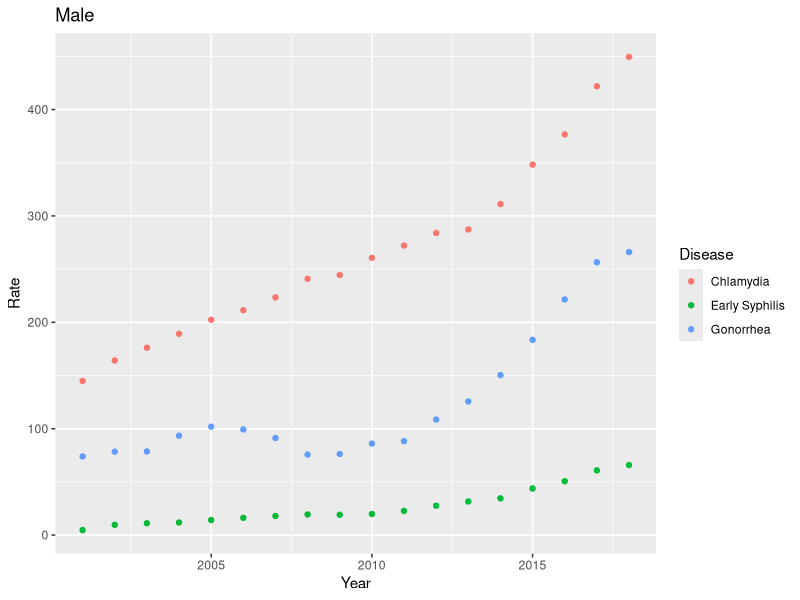
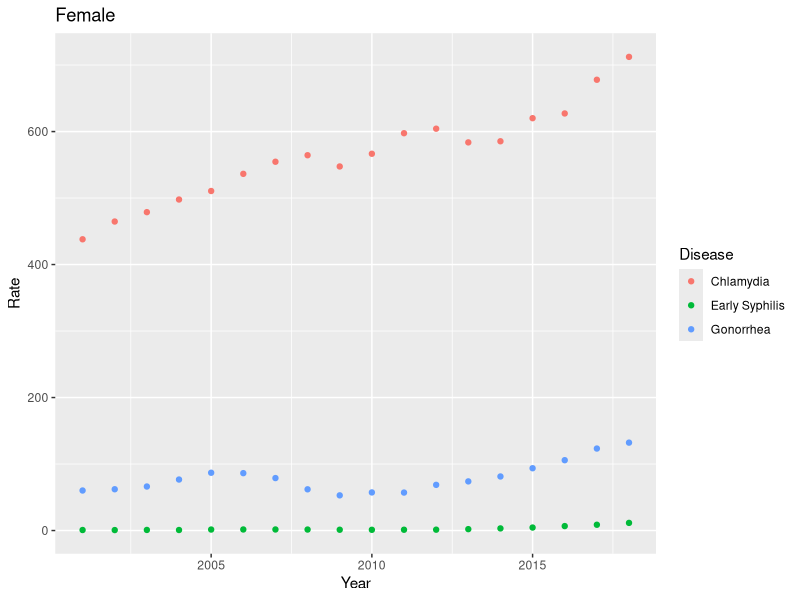
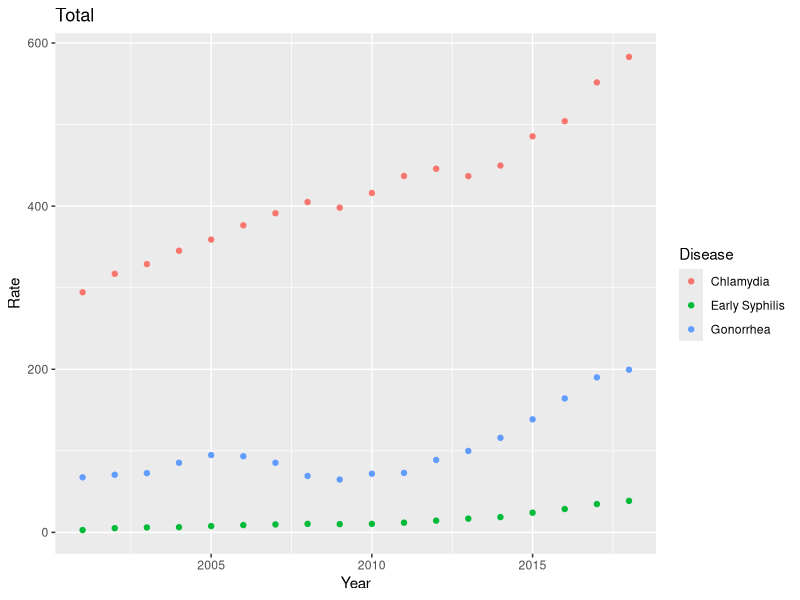

Generate these figures, in order, with R:
## ---- chunk 1

library(dplyr)
library(tidyverse)
std_data0 <- read.csv("std_data.csv", header = TRUE)

std_data <- as.data.frame(std_data0[,-8:-10]);

std_count <- as.data.frame(unique(std_data$Disease))
county_count <- as.data.frame(unique(std_data$County))
year_count <- as.data.frame(unique(std_data$Year))
sex_count <- as.data.frame(unique(std_data$Sex))




percountylist <- list()

for(county in county_count[,1]){
  sorted <- std_data %>% filter(County == county)
  percountylist[[county]] <- sorted
  
}


ggplot_male <- ggplot( percountylist$California[percountylist$California$Sex == "Male",], aes( x=Year, y=Rate, group = Disease, colour = Disease)) + geom_point();

ggplot_male + ggtitle("Male");

ggplot_female <- ggplot(percountylist$California[percountylist$California$Sex == "Female",], aes( x=Year, y=Rate, group = Disease, colour = Disease)) + geom_point();

ggplot_female + ggtitle("Female");

ggplot_total <-ggplot(percountylist$California[percountylist$California$Sex == "Total",], aes( x=Year, y=Rate, group = Disease, colour = Disease)) + geom_point()

ggplot_total + ggtitle("Total");
